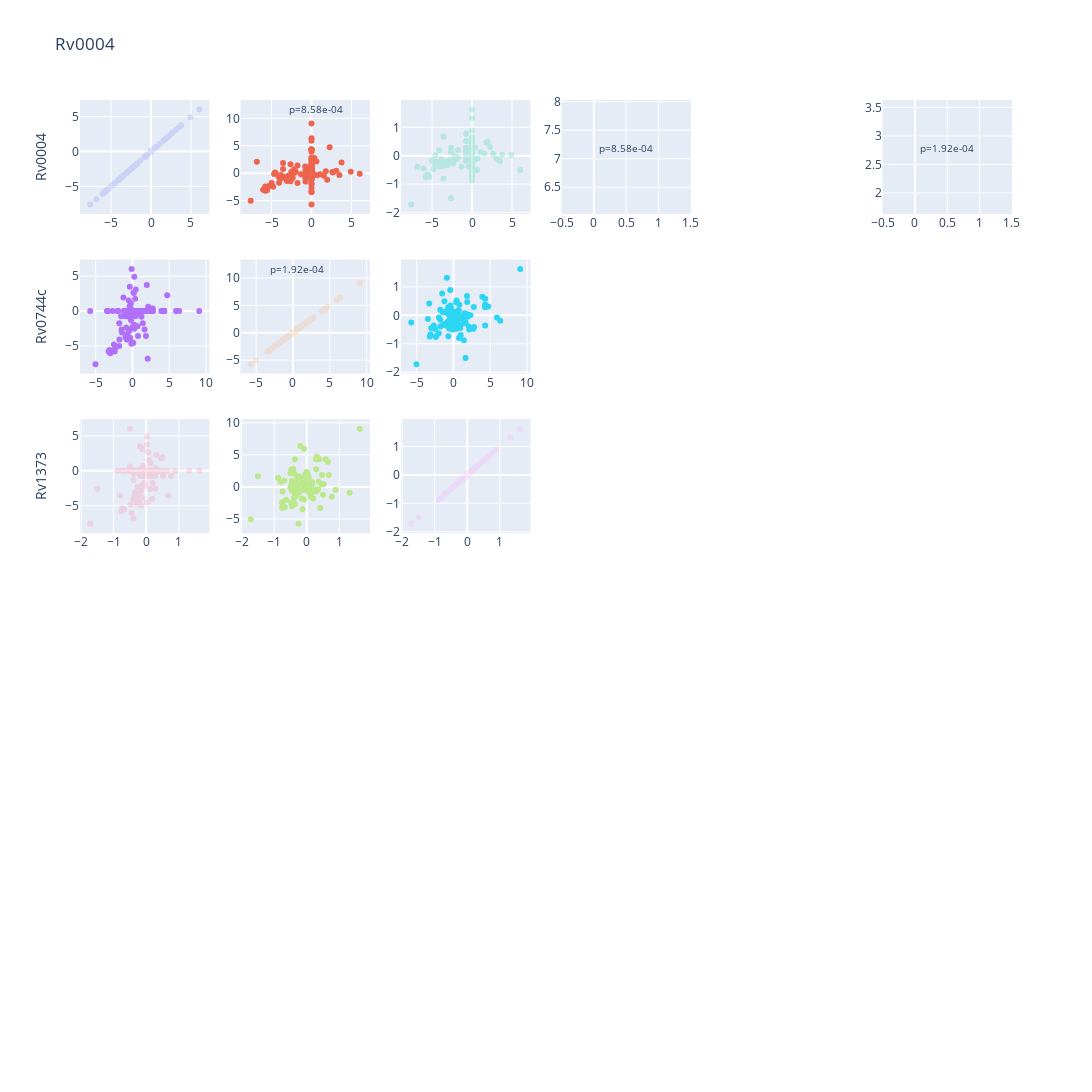

Source (notebook cell):
### Code cell
rvid_query = idx_[0]
list_rvid_NN1, list_rvid_NN2 = get_NN12(rvid_query, df_interact)
list_rvid_ = list_rvid_NN2.copy()


correlation_tile_plot(df_lfc_gls, df_interact, list_rvid_, list_rvid_, dict_rvid_to_name, (1500, 1500), rvid_query)
